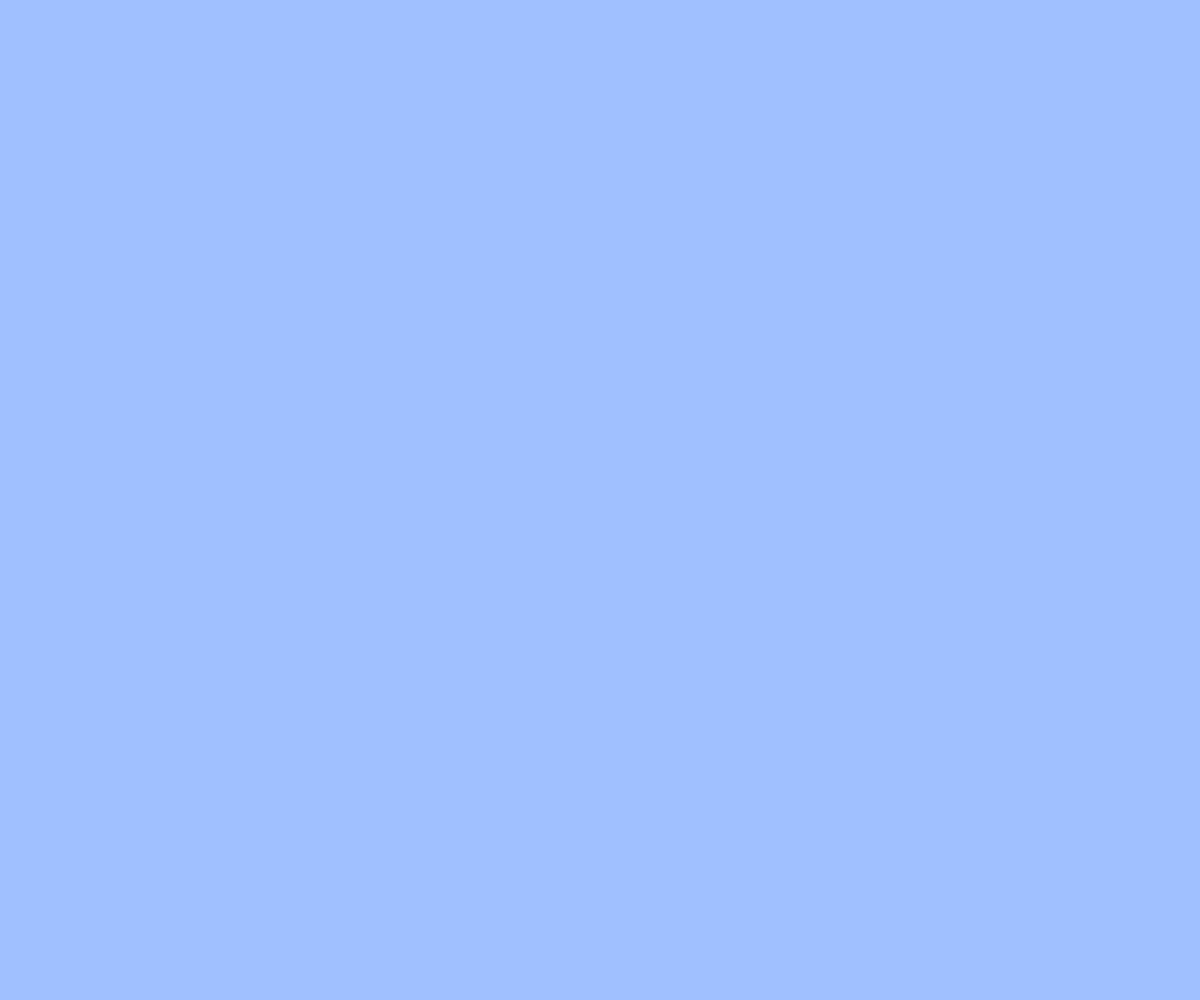
Frame 1 (no input)
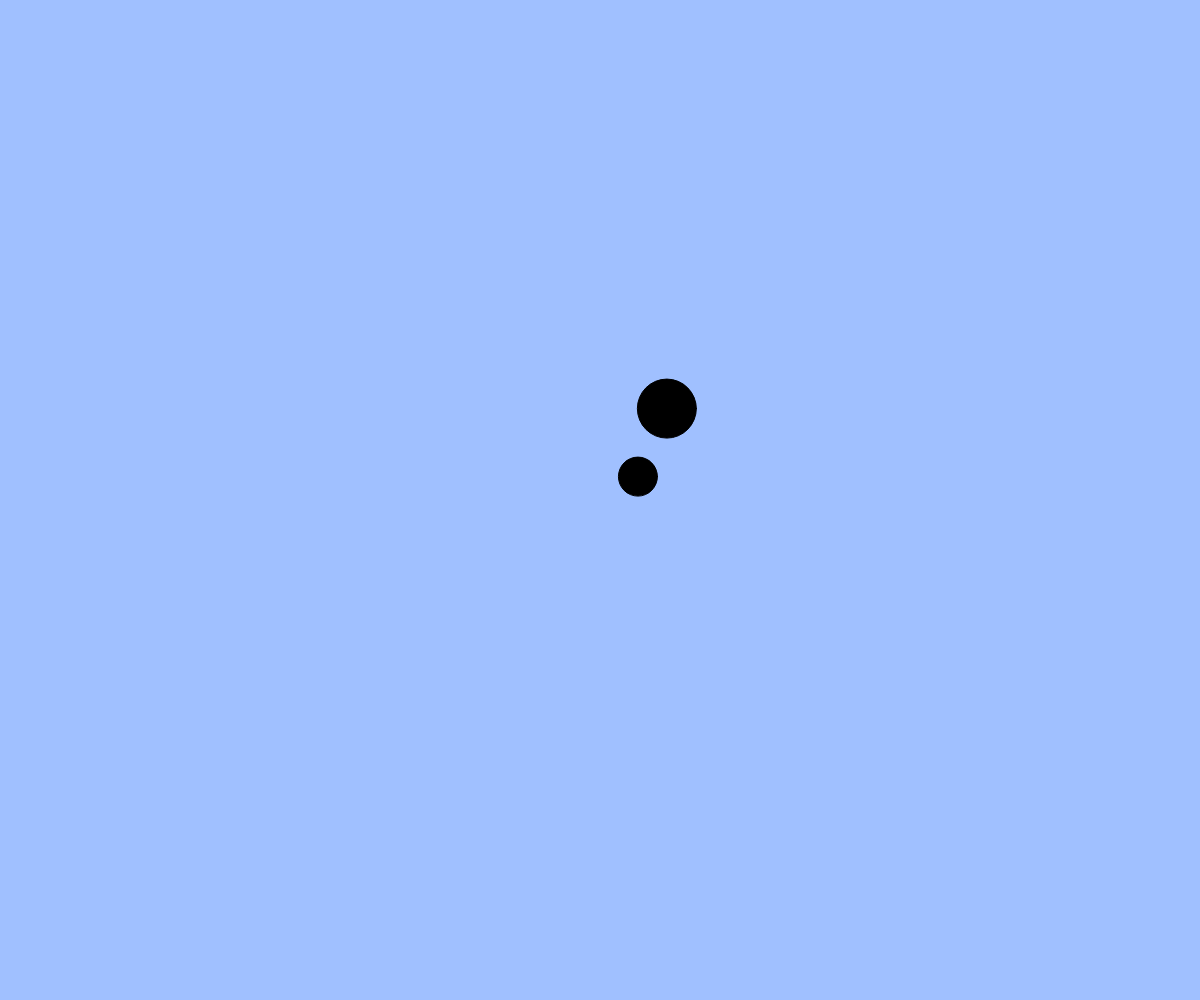
Frame 60 (no input)
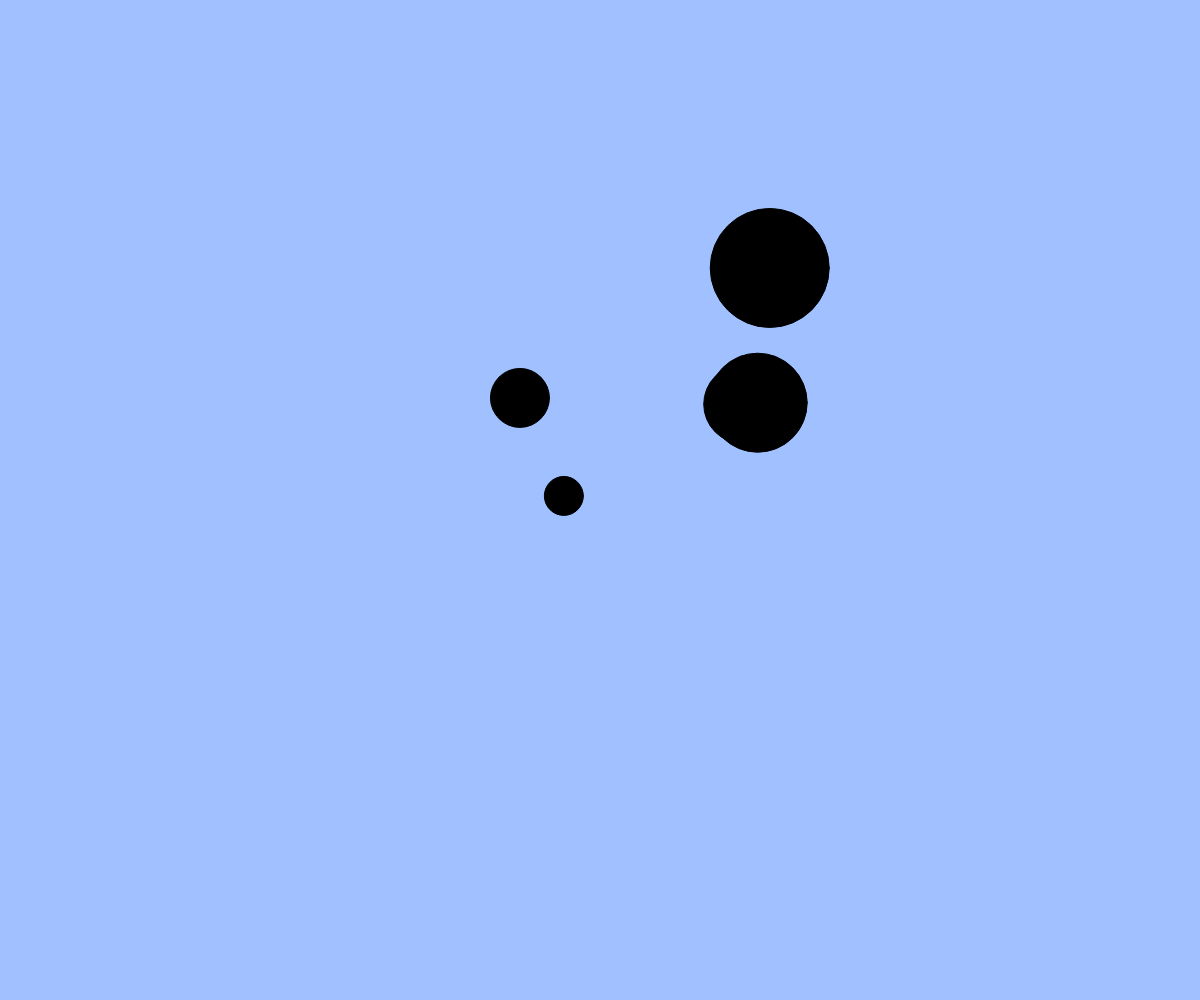
Frame 120 (the mouse pressed at the canvas centre since frame 60)

The p5.js sketch that drew these frames (run headless with seeded random() and noise() and a simulated clock; from frame 60 on, the mouse is pressed at the canvas centre):

// p5.js sketch
// ── sketch.js
// たくさん出てくるアニメーション
let balls;
let targets;
 // 追加（ボールを当てる的）

function setup(){
  createCanvas(windowWidth, windowHeight);
  balls = [];
  targets = [];
}

function windowResized(){
  resizeCanvas(windowWidth, windowHeight);
}

function draw(){
  background(160, 192, 255);

  // 的のアニメーション（注意：追加しないと何も起きない）
  for(let i = 0; i < targets.length; i++){
    let t = targets[i];
    fill(0);
    ellipse(t.x, t.y, t.size);
    t.x += t.vx;
    t.y += t.vy;
    t.size += 1;
    }

  // ボールのアニメーション
  for(let i = 0; i < balls.length; i++){
    let b = balls[i];
    fill(255);
    ellipse(b.x, b.y, b.size);
    b.x += b.vx;
    b.y += b.vy;
  }

  // 画面外に出たボールを配列から削除する
  const ballsInCanvas = []; // 画面内のボールを一時的に保持する配列
  for(let i = 0; i < balls.length; i++){
    let b = balls[i];
    if(b.x > 0 && b.x < width && b.y > 0 && b.y < height){ // 画面内
      ballsInCanvas.push(b);
    }
  }
  balls = ballsInCanvas; // 画面内のボールだけを残す

  // 補足：filter 関数を使うともっと簡単に書ける
  // balls = balls.filter(insideCanvas);

  if(frameCount % 20 === 0) { 
    let dx =random(-4,4)
    let dy =random(-4,4)
    const c = { x: width/2, y: height/2, vx: dx, vy: dy, size: 20 };
      targets.push(c);

    // 20フレームごとに新しい的を追加する
    // BLANK[1] 新しい的オブジェクトを作成して targets 配列に追加しよう
  }

  // ボールに当たった or 大きくなりすぎた的を配列から削除する
  const activeTargets = []; // 生き残った的を一時的に保持する配列
  for(let i = 0; i < targets.length; i++){
    let t = targets[i];
    if(t.size < 200){ // 大きくなりすぎていない
      let hit = false;
      for(let j = 0; j < balls.length; j++){ // すべてのボールと衝突判定
        let b = balls[j];
        let hankei = dist(t.x,t.y,b.x,b.y)
        if(hankei<(b.size+t.size)/2){
          hit=true
        }
      }
      if(!hit) activeTargets.push(t); // 衝突していなければ生き残る
    }
  }
  targets = activeTargets; // 生き残った的だけを残す
}

function mouseDragged(){
  const dx = mouseX - pmouseX;
  const dy = mouseY - pmouseY;
  if(mag(dx, dy) > 5){
    const b = { x: mouseX, y: mouseY, size: 20, vx: dx, vy: dy };
    balls.push(b);
  }
}

function insideCanvas(b) {
  return b.x > 0 && b.x < width && b.y > 0 && b.y < height;
}
